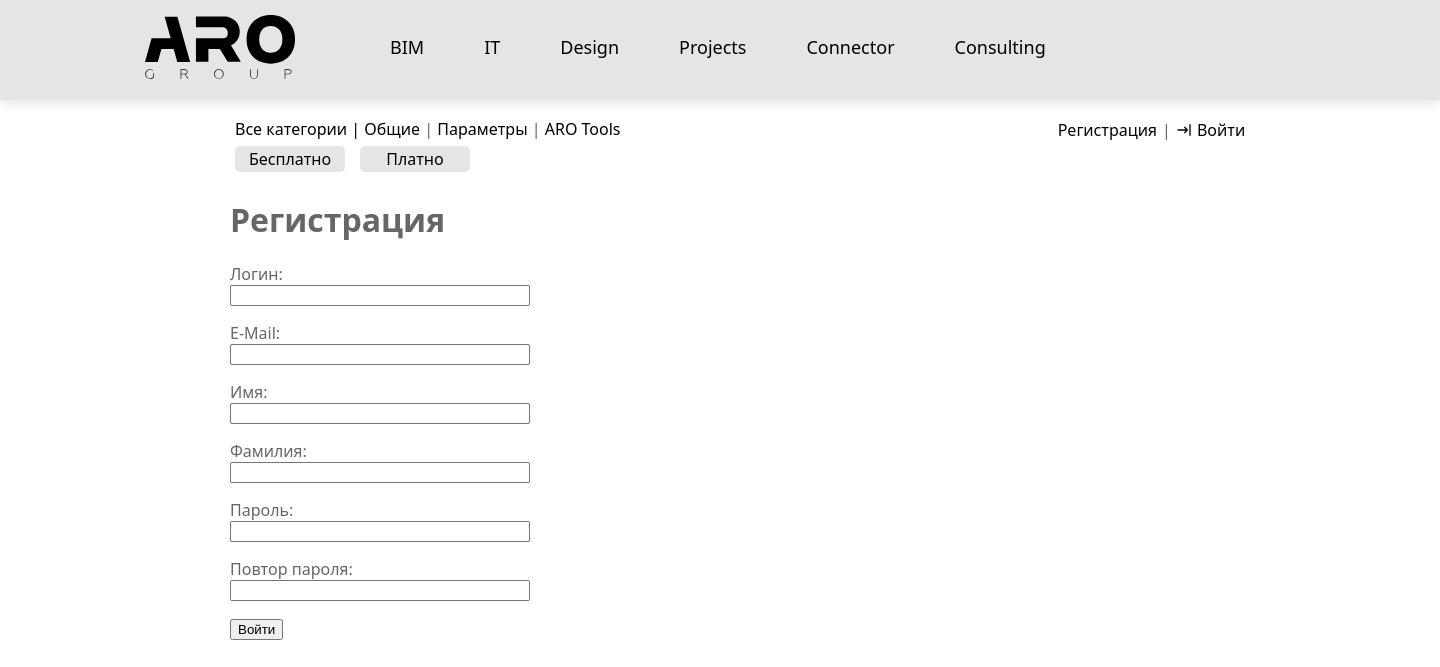
The page /connector/users/register/ on the database its author committed.
### website_app/models.py (models this page shows, shortened)
class About(models.Model):
    title = models.CharField(max_length=255)
    link = models.URLField(blank=True)

class Group(models.Model):
    title = models.CharField(max_length=255, verbose_name="Группа")
    slug = models.SlugField(blank=True, verbose_name="Slug")
    class Meta:
        verbose_name = "Группа"
        verbose_name_plural = "Группы"
        ordering = ('pk',)

class Tag(models.Model):
    title = models.CharField(max_length=255)
    slug = models.SlugField(blank=True)

### website_users/views.py (the view)
# urls.py: path('register/', views.register_user, name='register'),
def register_user(request):
    if request.method == 'POST':
        form = RegisterUserForm(request.POST)
        if form.is_valid():
            user = form.save(commit=False)
            user.set_password(form.cleaned_data['password1'])
            user.save()
            return render(request, 'users/register_done.html')
    else:
        form = RegisterUserForm()
        return render(request, 'users/register.html', {'form': form})

### website_users/forms.py (shortened to what this page needs)
class RegisterUserForm(forms.ModelForm):
    username = forms.CharField(label="Логин", widget=forms.TextInput(attrs={'class': 'form-input'}))
    password1 = forms.CharField(label="Пароль", widget=forms.PasswordInput(attrs={'class': 'form-input'}))
    password2 = forms.CharField(label="Повтор пароля", widget=forms.PasswordInput(attrs={'class': 'form-input'}))
    class Meta:
        model = get_user_model()
        fields = ['username', 'email', 'first_name', 'last_name', 'password1', 'password2']
        labels = {
            'email': 'E-Mail',
            'first_name': 'Имя',
            'last_name': 'Фамилия'
        }

### website_app/templatetags/website_tags.py (called while the page is built)
@register.simple_tag()
def show_groups():
    groups = Group.objects.all()
    return groups

@register.simple_tag()
def show_tags():
    tags = Tag.objects.all()
    return tags

@register.simple_tag()
def show_abouts():
    abouts = About.objects.all()
    return abouts

### website_users/templates/users/register.html (shortened to what this page needs)
{% extends 'base.html' %}
{% block content %}
    <h1>Регистрация</h1>
    <form method="post">
        {{ form.as_p }}
        <p>
            <button type="submit">Войти</button>
        </p>
    </form>
{% endblock %}

### templates/base.html (shortened to what this page needs)
{% load static %}
{% load website_tags %}
<!DOCTYPE html>
<html lang='en'>
<head>
    <link href="{% static 'website_app/css/style.css' %}" rel="stylesheet"/>
</head>
<body>
<div class="header" style="display: flex;">
    <a href="https://www.arogroup.ru/" class="logo"></a>
    {% show_abouts as about %}
    {% for a in about %}
        <div class="content_menu">
            {% if "http" in a.link %}
                <a href='{{ a.link }}'>{{ a.title }}</a>
            {% else %}
                <a href='{% url a.link %}'>{{ a.title }}</a>
            {% endif %}</div>
    {% endfor %}
</div>
<div class="header-container">
    <div class="group_menu">
        <a href="{% url 'connector' %}">Все категории |</a>
        {% show_groups as groups %}
        {% for group in groups %}
            <a href="{% url 'connector_group' group.slug %}">{{ group.title }}</a>
            {% if not forloop.last %} | {% endif %}
        {% endfor %}
    </div>
    <div class="cost-container">
        {% if not user.is_authenticated %}
            <a href="{% url 'users:register' %}">Регистрация</a>
            |<img src="{% static 'website_app/images/Login_16.svg' %}" alt="my_img">
            <div class="cost_ext">
            <a href="{% url 'users:login' %}">Войти</a>
        {% else %}
            Привет, {{ user.username }}!
            |<img src="{% static 'website_app/images/Logout_16.svg' %}" alt="my_img">
            <a href="{% url 'users:logout' %}">Выйти</a>
        {% endif %}
        </div>
    </div>
</div>
<div class="tag_menu_container">
    {% show_tags as tags %}
    {% for tag in tags %}
        <div class="tag_menu_margin_top_5px">
            <a href="{% url 'connector_tag' tag.slug %}">
                {{ tag.title }}
            </a>
        </div>
    {% endfor %}
</div>
{% block content %} {% endblock %}
</body>
</html>

### website_app/static/website_app/css/style.css (style rules this page uses)
html, body { font-family: 'Segoe UI'; margin-left: 115px; padding: 0; width: 100%; max-width: 100%; color: #666; overflow-x: hidden; overflow-y: scroll; }
a { color: #000000; text-decoration: none; }
.header { position: fixed; margin-left: -230px; margin-top: -8px; background: #e5e5e5; height: 100px; width: 100%; box-shadow: 0px 4px 10px rgba(0, 0, 0, 0.1); z-index: 1; }
.logo { transition: fill 0.3s ease; background: url('../images/logo.svg') no-repeat 5px 15px; width: 220px; height: 100px; overflow: hidden; margin-left: 140px; }
.content_menu { font-size: large; color: #CC0000; padding-top: 35px; padding-inline: 30px; }
.group_menu { padding-top: 110px; font-size: inherit; display: inline-block; padding-left: 5px; }
.tag_menu_container { display: flex; flex-wrap: nowrap; gap: 10px; }
.tag_menu_margin_top_5px { background-color: #e5e5e5; margin-left: 5px; margin-bottom: 5px; margin-top: 5px; color: #666; padding: 2px 20px; border-radius: 5px; font-size: 16px; width: 70px; display: flex; align-items: center; justify-content: center; flex-shrink: 0; }
.cost_ext { display: inline-block; vertical-align: middle; }
.cost-container { display: flex; justify-content: flex-end; width: 70.5%; margin-top: -21px; gap: 5px }
form input, form select, form textarea { width: 300px; box-sizing: border-box; display: flex; align-items: center; }

### rows shown on the page
About: title "BIM"
About: title "IT"
About: title "Design"
About: title "Projects"
About: title "Connector"
About: title "Consulting"
Group: title "Общие"
Group: title "Параметры"
Group: title "ARO Tools"
Tag: title "Бесплатно"
Tag: title "Платно"
